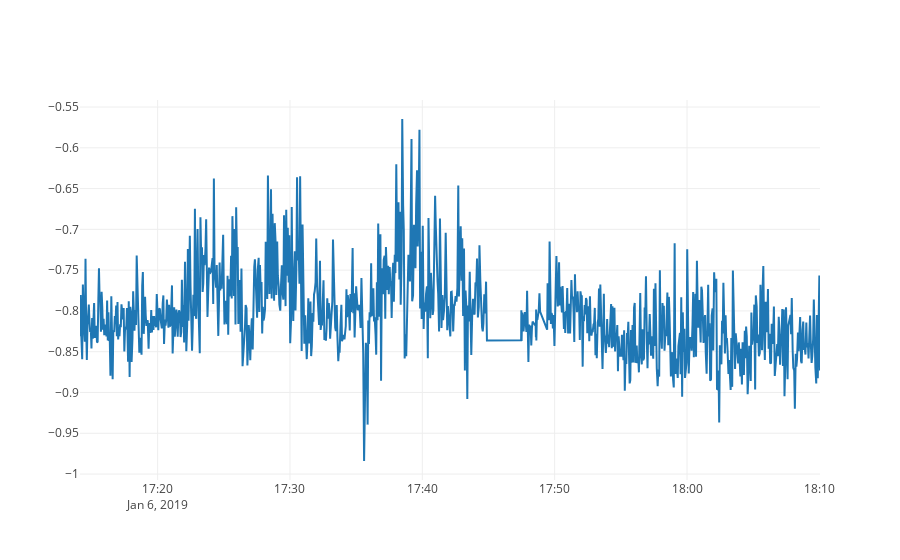

Notebook cell for this chart:
### Code cell
line_score=go.Scatter(y=score_df['mean'], x=score_df['Timestamp'] , name='Score')
iplot([line_score])

### Figure 1 — Plotly figure (JSON) as saved in the notebook; plotly's stock layout.template omitted (floating-point values rounded to 4 significant figures; data arrays with more than 128 entries replaced by an {"elided": "..."} marker saying what was removed)
{"data": [{"name": "Score", "type": "scatter", "uid": "7fa47461-2641-4ab3-99a1-7c247bb521ae", "x": {"elided": "960 str values"}, "y": {"elided": "960 float values"}}], "layout": {}}
